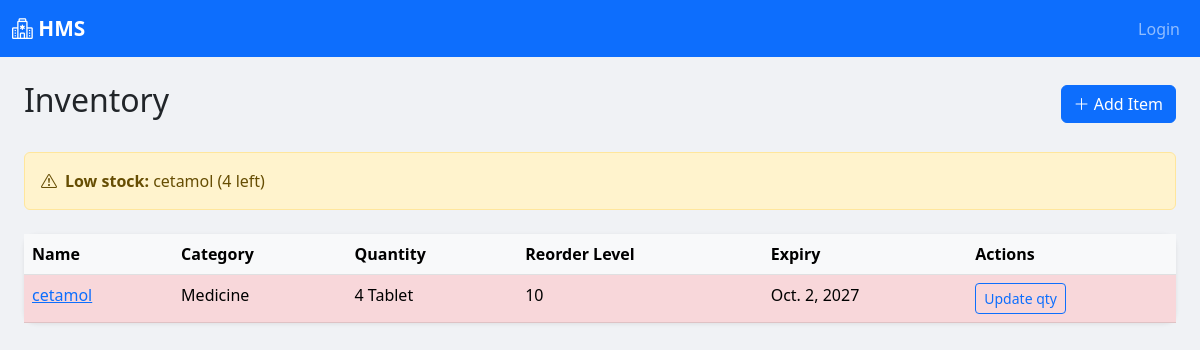
The app's page /inventory/, older data.
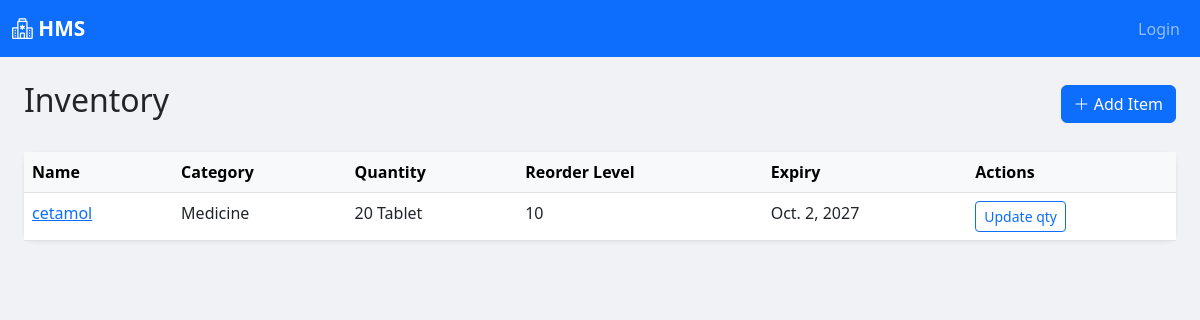
The same page, newer data.
### inventory/models.py (models this page shows, shortened)
class InventoryItem(models.Model):
    CATEGORY_CHOICES = [
        ('medicine',   'Medicine'),
        ('equipment',  'Equipment'),
        ('consumable', 'Consumable'),  # gloves, syringes, bandages
        ('other',      'Other'),
    ]
    UNIT_CHOICES = [
        ('tablet',  'Tablet'),
        ('bottle',  'Bottle'),
        ('box',     'Box'),
        ('piece',   'Piece'),
        ('ml',      'ML'),
        ('kg',      'KG'),
    ]
    name          = models.CharField(max_length=100)
    category      = models.CharField(max_length=20, choices=CATEGORY_CHOICES)
    unit          = models.CharField(max_length=20, choices=UNIT_CHOICES)
    quantity      = models.PositiveIntegerField(default=0)
    reorder_level = models.PositiveIntegerField(default=10)  # alert when below this
    expiry_date   = models.DateField()
    price_per_unit = models.DecimalField(max_digits=10, decimal_places=2)
    supplier      = models.ForeignKey(Supplier, on_delete=models.SET_NULL, null=True, blank=True)
    last_updated  = models.DateTimeField(auto_now=True)
    def is_low_stock(self):
        return self.quantity <= self.reorder_level
    class Meta:
        ordering = ['name']

### inventory/views.py (the view)
# urls.py: path('', views.inventory_list, name='inventory_list'),
def inventory_list(request):
    items = InventoryItem.objects.select_related('supplier').all()
    low_stock = [item for item in items if item.is_low_stock()]
    return render(request, 'inventory/inventory_list.html',{
        'items': items,
        'low_stock': low_stock,
    })

### inventory/templates/inventory/inventory_list.html (shortened to what this page needs)
<!DOCTYPE html>
<html lang="en">
<head>
</head>
<body>
    {% extends 'base.html' %}
{% block content %}
<div class="d-flex justify-content-between align-items-center mb-4">
    <h2>Inventory</h2>
    <a href="/inventory/add/" class="btn btn-primary">
        <i class="bi bi-plus-lg"></i> Add Item
    </a>
</div>
{% if low_stock %}
<div class="alert alert-warning d-flex align-items-center mb-4">
    <i class="bi bi-exclamation-triangle me-2"></i>
    <div>
        <strong>Low stock:</strong>
        {% for item in low_stock %}
            {{ item.name }} ({{ item.quantity }} left){% if not forloop.last %}, {% endif %}
        {% endfor %}
    </div>
</div>
{% endif %}
<div class="card">
    <div class="card-body p-0">
        <table class="table table-hover mb-0">
            <thead class="table-light">
                <tr><th>Name</th><th>Category</th><th>Quantity</th><th>Reorder Level</th><th>Expiry</th><th>Actions</th></tr>
            </thead>
            <tbody>
                {% for item in items %}
                <tr {% if item.is_low_stock %}class="table-danger"{% endif %}>
                    <td><a href="/inventory/{{ item.pk }}/">{{ item.name }}</a></td>
                    <td>{{ item.get_category_display }}</td>
                    <td>{{ item.quantity }} {{ item.get_unit_display }}</td>
                    <td>{{ item.reorder_level }}</td>
                    <td>{{ item.expiry_date|default:"N/A" }}</td>
                    <td><a href="/inventory/{{ item.pk }}/quantity/" class="btn btn-sm btn-outline-primary">Update qty</a></td>
                </tr>
                {% empty %}
                <tr><td colspan="6" class="text-muted p-3">No items yet.</td></tr>
                {% endfor %}
            </tbody>
        </table>
    </div>
</div>
{% endblock %}

Row changes from the older to the newer data that the page shows:
no longer on one of the page's lists (row edited): InventoryItem: name "cetamol", quantity "4"
changed InventoryItem "cetamol": quantity "4" → "20"
Text that changed along with them:
text no longer shown: "Low stock:"
